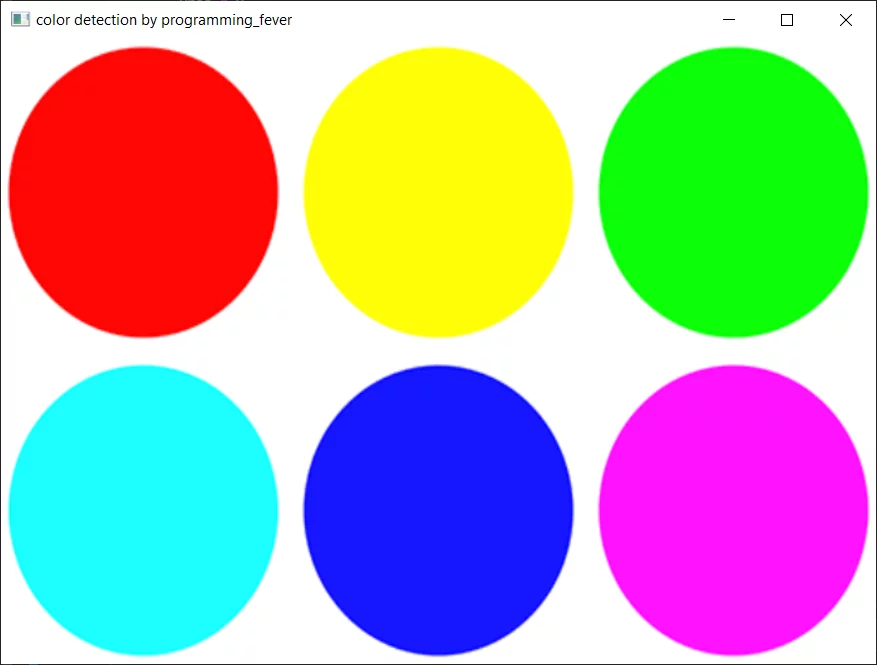
#> input picture 07_cv_segmentacion/img/colores.png, 877 x 665 px, found by its file name
$ python 01_kmeans_segmentacion_imagen.py
#> lines starting #> are read from the running program, lines starting #| are printed output that depends on the picture
"""
01 - Segmentación de Imagen con K-Means Clustering
===================================================

APRENDIZAJE NO SUPERVISADO: El algoritmo agrupa píxeles similares sin etiquetas previas.

CONEXIÓN CON MÓDULO 07 (Segmentación):
- En el módulo 07 usamos máscaras HSV y Watershed para segmentar manualmente
- K-Means automatiza la segmentación agrupando píxeles por similitud de color
- Es útil cuando no conocemos a priori los colores a segmentar

¿Cómo funciona K-Means?
1. Elegimos K (número de grupos/clusters)
2. Inicializa K centroides aleatorios
3. Asigna cada píxel al centroide más cercano
4. Recalcula centroides como promedio de sus píxeles
5. Repite hasta convergencia

Aplicaciones:
- Compresión de imágenes (reducir paleta de colores)
- Segmentación automática de objetos
- Separar fondo de primer plano
"""

import os

import cv2
import matplotlib.pyplot as plt
import numpy as np
from sklearn.cluster import KMeans

# Crear carpeta para resultados si no existe
os.makedirs("../img", exist_ok=True)


def segmentar_kmeans(imagen, k=3):
    """
    Segmenta una imagen usando K-Means clustering.

    Args:
        imagen: Imagen BGR de OpenCV
        k: Número de clusters (grupos de colores)

    Returns:
        imagen_segmentada: Imagen con K colores únicos
        etiquetas: Array con la etiqueta de cluster de cada píxel
        centroides: Colores RGB de cada cluster
    """
#> called with k = 3
    # Convertir de BGR (OpenCV) a RGB (para visualización correcta)
    imagen_rgb = cv2.cvtColor(imagen, cv2.COLOR_BGR2RGB)
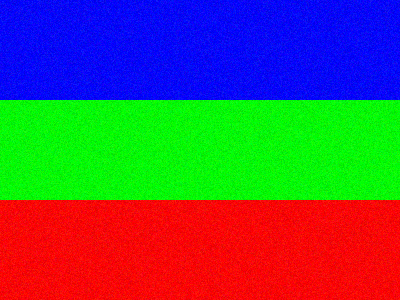
#> imagen_rgb: shape (300, 400, 3); mean R, G, B 87.3, 87.2, 87.3

    # Reshape: convertir imagen (H, W, 3) a array de píxeles (H*W, 3)
    # Cada fila es un píxel con sus 3 valores RGB
    pixeles = imagen_rgb.reshape(-1, 3)

    # Aplicar K-Means
    # n_init='auto' evita warnings de versiones nuevas de scikit-learn
    kmeans = KMeans(n_clusters=k, random_state=42, n_init="auto")
    kmeans.fit(pixeles)

    # Obtener etiquetas (a qué cluster pertenece cada píxel)
    etiquetas = kmeans.labels_

    # Obtener centroides (color promedio de cada cluster)
    centroides = kmeans.cluster_centers_.astype(int)

    # Crear imagen segmentada: reemplazar cada píxel por el color de su centroide
    imagen_segmentada = centroides[etiquetas]

    # Reshape de vuelta a forma de imagen
    imagen_segmentada = imagen_segmentada.reshape(imagen_rgb.shape)

    return imagen_segmentada, etiquetas.reshape(imagen_rgb.shape[:2]), centroides


def visualizar_clusters(etiquetas, k):
    """
    Crea una imagen donde cada cluster tiene un color único para visualización.
    """
    # Asignar colores distintivos a cada cluster
    colores = plt.cm.rainbow(np.linspace(0, 1, k))[:, :3] * 255
    imagen_clusters = colores[etiquetas].astype(np.uint8)
    return imagen_clusters


# Ejemplo 1: Segmentar imagen sintética
print("=" * 60)
print("EJEMPLO 1: Segmentación de imagen con colores definidos")
print("=" * 60)

# Crear imagen sintética con 3 regiones de colores
imagen_sintetica = np.zeros((300, 400, 3), dtype=np.uint8)
imagen_sintetica[:100, :] = [255, 0, 0]  # Azul
imagen_sintetica[100:200, :] = [0, 255, 0]  # Verde
imagen_sintetica[200:, :] = [0, 0, 255]  # Rojo

# Agregar ruido para hacerlo más realista
ruido = np.random.randint(-30, 30, imagen_sintetica.shape, dtype=np.int16)
imagen_sintetica = np.clip(imagen_sintetica.astype(np.int16) + ruido, 0, 255).astype(
    np.uint8
)

# Aplicar K-Means con K=3
k = 3
segmentada, etiquetas, centroides = segmentar_kmeans(imagen_sintetica, k)
#> centroides = [[7, 247, 7], [247, 7, 7], [7, 7, 247]]
clusters_visual = visualizar_clusters(etiquetas, k)
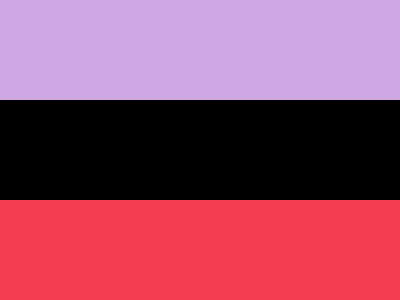
#> etiquetas: shape (300, 400) int32; 3 distinct labels, from 0 to 2; one colour per label, 0 black

print(f"\nNúmero de clusters: {k}")
print(f"Centroides (colores RGB promedio de cada cluster):")
for i, centroide in enumerate(centroides):
    print(f"  Cluster {i}: RGB{tuple(centroide)}")

# Visualizar resultados
plt.figure(figsize=(15, 5))

plt.subplot(1, 3, 1)
plt.imshow(cv2.cvtColor(imagen_sintetica, cv2.COLOR_BGR2RGB))
plt.title("Imagen Original")
plt.axis("off")

plt.subplot(1, 3, 2)
plt.imshow(clusters_visual)
plt.title(f"Clusters Identificados (K={k})")
plt.axis("off")

plt.subplot(1, 3, 3)
plt.imshow(segmentada)
plt.title("Imagen Segmentada")
plt.axis("off")

plt.tight_layout()
plt.savefig("../img/01_kmeans_sintetica.png", dpi=150, bbox_inches="tight")
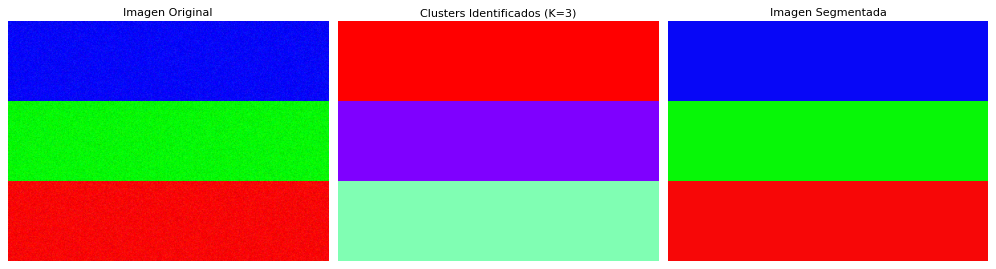
#> figure drawn by matplotlib, 3 panels
print("\n✓ Resultado guardado en: ../img/01_kmeans_sintetica.png")
plt.show()


# Ejemplo 2: Compresión de imagen (reducir paleta de colores)
print("\n" + "=" * 60)
print("EJEMPLO 2: Compresión de imagen reduciendo colores")
print("=" * 60)

# Crear imagen con gradiente de colores
x = np.linspace(0, 255, 400)
y = np.linspace(0, 255, 300)
X, Y = np.meshgrid(x, y)

imagen_gradiente = np.zeros((300, 400, 3), dtype=np.uint8)
imagen_gradiente[:, :, 0] = X.astype(np.uint8)  # Canal B
imagen_gradiente[:, :, 1] = Y.astype(np.uint8)  # Canal G
imagen_gradiente[:, :, 2] = (255 - X).astype(np.uint8)  # Canal R

# Comparar diferentes valores de K
valores_k = [2, 5, 10, 20]

plt.figure(figsize=(16, 10))

plt.subplot(2, 3, 1)
plt.imshow(cv2.cvtColor(imagen_gradiente, cv2.COLOR_BGR2RGB))
plt.title(f"Original ({300 * 400} colores)")
plt.axis("off")

for idx, k_val in enumerate(valores_k):
    segmentada, _, _ = segmentar_kmeans(imagen_gradiente, k_val)

    plt.subplot(2, 3, idx + 2)
    plt.imshow(segmentada)
    plt.title(f"K={k_val} colores")
    plt.axis("off")
#> this loop made 4 passes
#> pass 1, in segmentar_kmeans (call 2), `imagen_rgb = cv2.cvtColor(imagen, cv2.COLOR_BGR2RGB)`:
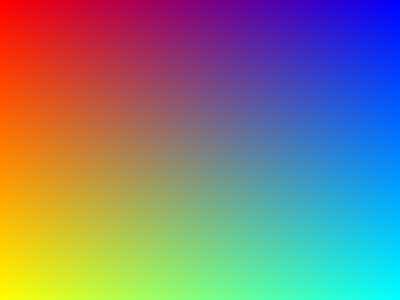
#> imagen_rgb: shape (300, 400, 3); mean R, G, B 127, 127, 127

plt.suptitle("Compresión de Imagen: Reducción de Paleta de Colores con K-Means")
plt.tight_layout()
plt.savefig("../img/01_kmeans_compresion.png", dpi=150, bbox_inches="tight")
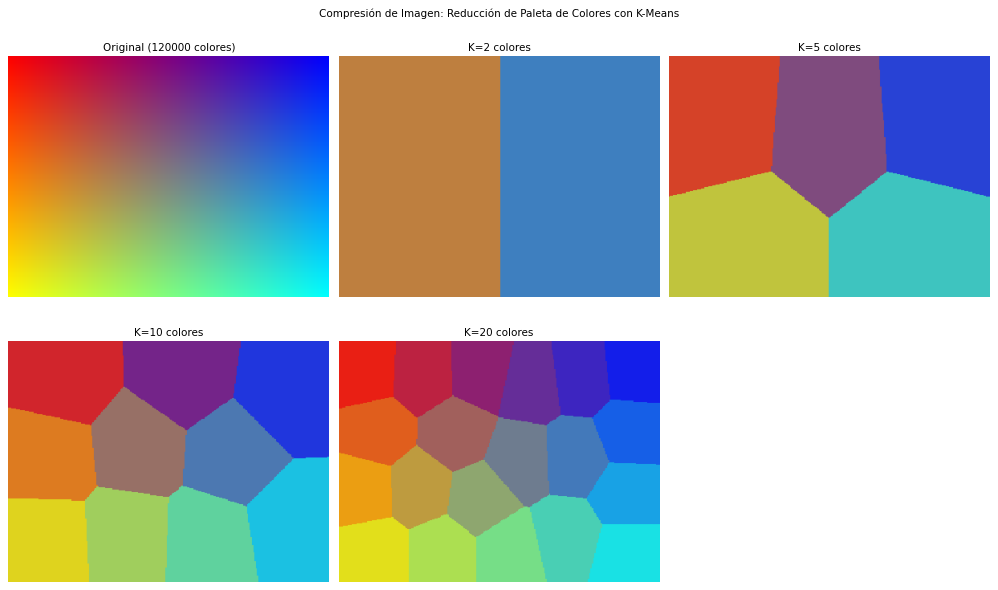
#> figure drawn by matplotlib, 5 panels
print("\n✓ Resultado guardado en: ../img/01_kmeans_compresion.png")
plt.show()


# Ejemplo 3: Uso con imagen real (si existe)
print("\n" + "=" * 60)
print("EJEMPLO 3: Aplicación a imagen real")
print("=" * 60)

# Intentar cargar una imagen del módulo 07
rutas_posibles = [
    "../img/colores.png",
    "../../07_cv_segmentacion/img/colores.png",
    "../../07_cv_segmentacion/img/rosas.jpeg",
]

imagen_real = None
for ruta in rutas_posibles:
    if os.path.exists(ruta):
        imagen_real = cv2.imread(ruta)
#> imagen_real is the input picture: shape (665, 877, 3); mean B, G, R 174.5, 177.6, 179.1
        if imagen_real is not None:
            print(f"\n✓ Imagen cargada desde: {ruta}")
            break

if imagen_real is not None:
    # Redimensionar si es muy grande
    altura, ancho = imagen_real.shape[:2]
#> altura = 665; ancho = 877
    if ancho > 600:
        factor = 600 / ancho
#> factor = 0.684
        imagen_real = cv2.resize(
            imagen_real, (600, int(altura * factor)), interpolation=cv2.INTER_AREA
        )
#> imagen_real: shape (454, 600, 3)

    # Aplicar K-Means con diferentes valores de K
    plt.figure(figsize=(15, 10))

    plt.subplot(2, 3, 1)
    plt.imshow(cv2.cvtColor(imagen_real, cv2.COLOR_BGR2RGB))
    plt.title("Imagen Original")
    plt.axis("off")

    for idx, k in enumerate([3, 5, 7, 10, 15]):
        segmentada, _, _ = segmentar_kmeans(imagen_real, k)

        plt.subplot(2, 3, idx + 2)
        plt.imshow(segmentada)
        plt.title(f"K={k} clusters")
        plt.axis("off")
#> this loop made 5 passes
#> pass 1, `segmentada, _, _ = segmentar_kmeans(imagen_real, k)`:
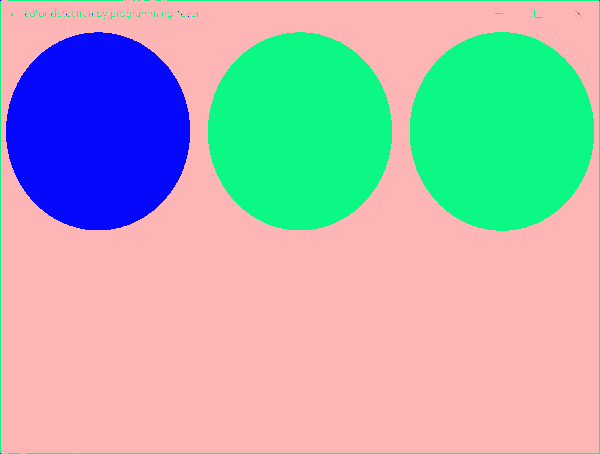
#> segmentada: shape (454, 600, 3) int64; mean B, G, R 178.7, 177.5, 174.1

    plt.suptitle("Segmentación con K-Means: Diferentes Valores de K")
    plt.tight_layout()
    plt.savefig("../img/01_kmeans_real.png", dpi=150, bbox_inches="tight")
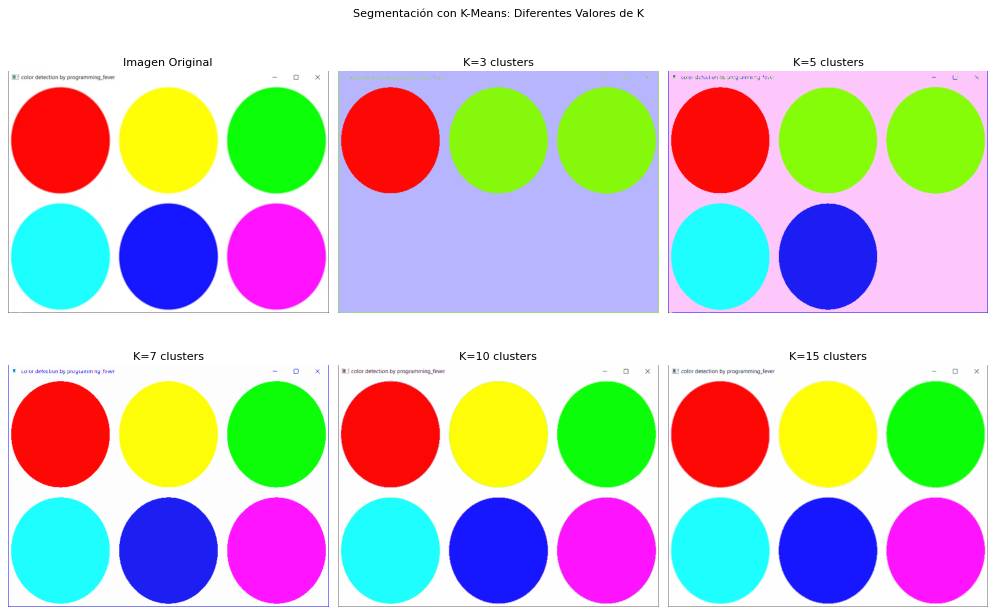
#> figure drawn by matplotlib, 6 panels; B, G, R data is drawn as R, G, B
    print("✓ Resultado guardado en: ../img/01_kmeans_real.png")
    plt.show()
else:
    print(
        "\n⚠ No se encontró imagen de ejemplo. "
        "Coloca una imagen en ../img/ para probar con imagen real."
    )


print("\n" + "=" * 60)
print("CONCLUSIONES:")
print("=" * 60)
print("""
1. K-Means NO SUPERVISADO: No necesita etiquetas, encuentra patrones automáticamente
2. K pequeño: Simplifica imagen (bueno para compresión)
3. K grande: Captura más detalles (mejor segmentación)
4. TRADE-OFF: Más clusters = más detalle pero más costo computacional
5. CONEXIÓN con Módulo 07: K-Means complementa segmentación manual por color

VENTAJAS:
- Simple y rápido
- No necesita conocer los colores a priori
- Útil para compresión y segmentación automática

DESVENTAJAS:
- Necesita definir K manualmente
- Sensible a valores iniciales
- Agrupa por color, no por semántica (puede dividir un objeto en varios clusters)

PRÓXIMO PASO: Ver PCA para reducción dimensional (archivo 02)
""")

cv2.waitKey(0)
cv2.destroyAllWindows()

$ run again, with 07_cv_segmentacion/img/lunares.png copied over 07_cv_segmentacion/img/colores.png
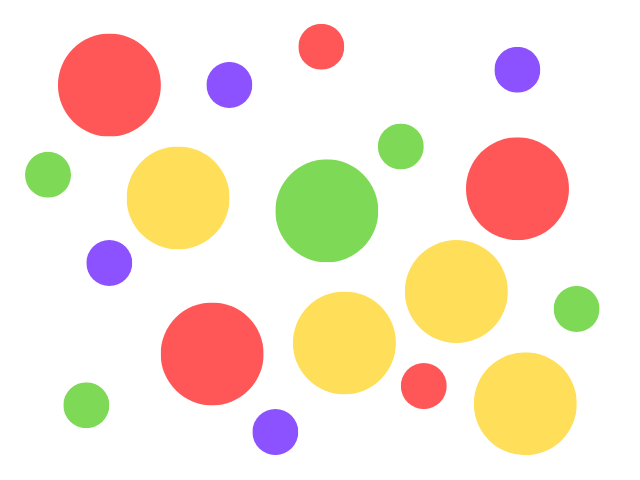
#> input picture 07_cv_segmentacion/img/lunares.png, 640 x 480 px, found by its file name
#> etiquetas: shape (300, 400) int32; 3 distinct labels, from 0 to 2
#> imagen_real is the input picture: shape (480, 640, 3); mean B, G, R 213.4, 230.4, 246.3
#> imagen_real: shape (450, 600, 3)
#> the loop `for idx, k in enumerate([3, 5, 7, 10, 15]):` made 5 passes
#> pass 1, `segmentada, _, _ = segmentar_kmeans(imagen_real, k)`:
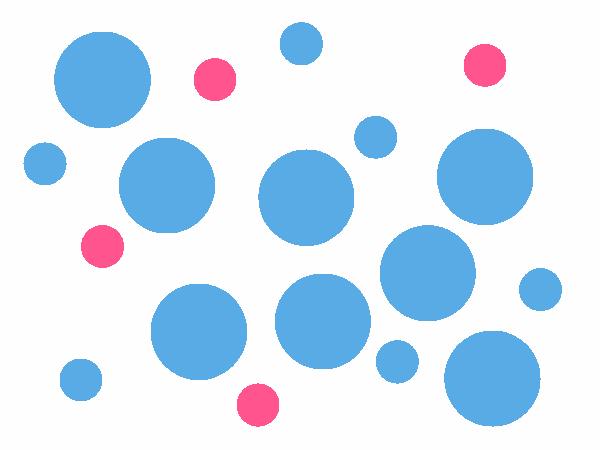
#> segmentada: shape (450, 600, 3) int64; mean B, G, R 245.6, 229.7, 213
#> pass 2, `segmentada, _, _ = segmentar_kmeans(imagen_real, k)`:
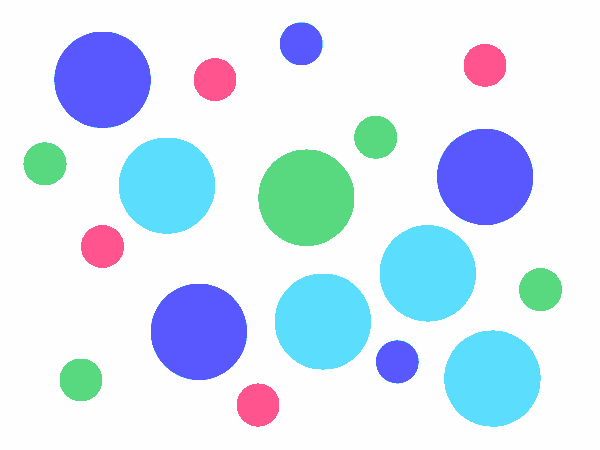
#> segmentada: shape (450, 600, 3) int64; mean B, G, R 245.4, 229.8, 213

$ run again, with 07_cv_segmentacion/img/water_coins.jpg saved as 07_cv_segmentacion/img/colores.png
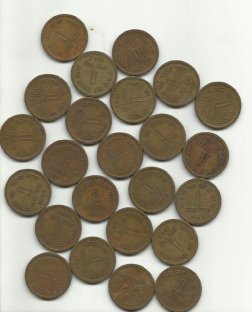
#> input picture 07_cv_segmentacion/img/water_coins.jpg, 252 x 312 px, found by its file name
#> etiquetas: shape (300, 400) int32; 3 distinct labels, from 0 to 2
#> imagen_real is the input picture: shape (312, 252, 3); mean B, G, R 136.3, 153.2, 161.4
#> the loop `for idx, k in enumerate([3, 5, 7, 10, 15]):` made 5 passes
#> pass 2, `segmentada, _, _ = segmentar_kmeans(imagen_real, k)`:
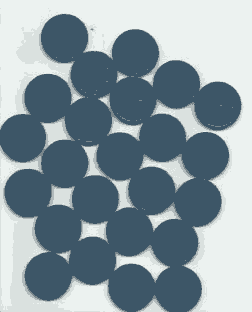
#> segmentada: shape (312, 252, 3) int64; mean B, G, R 160.9, 152.5, 136
